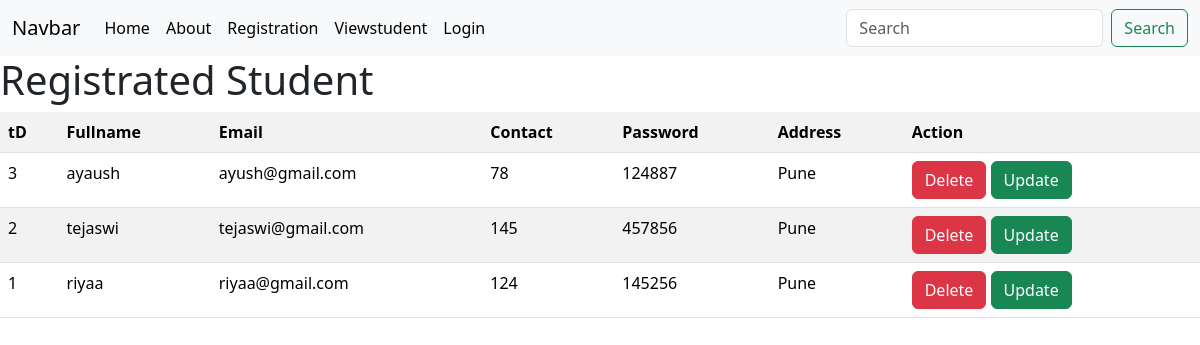
/viewstudent/, run on an earlier commit of the app's database.
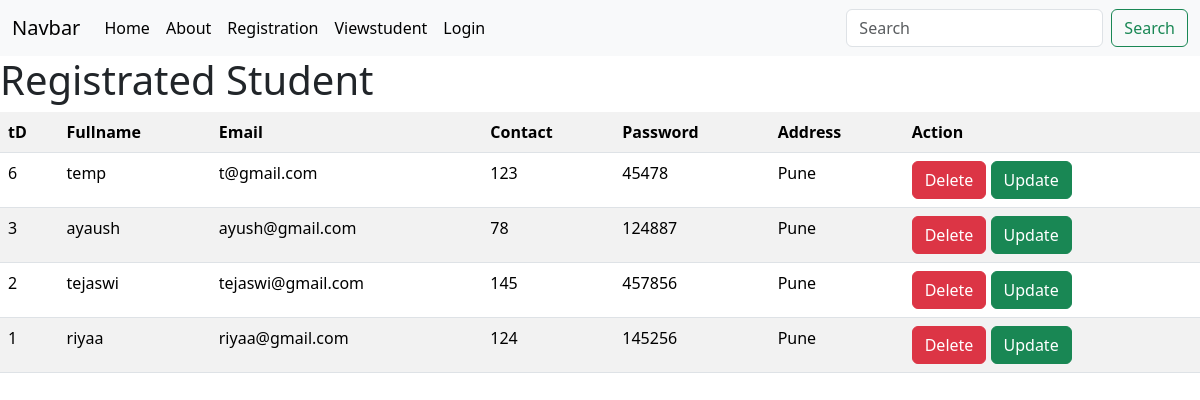
And on a later commit of the database.
### student/models.py (models this page shows)
class reg(models.Model):
    name=models.CharField(max_length=40)
    email=models.CharField(max_length=30)
    password=models.CharField(max_length=15)
    contact=models.CharField(max_length=40)
    address=models.CharField(max_length=100,default='Pune')

### student/views.py (the view)
# urls.py: path('viewstudent/', views.viewstudent, name='viewstudent'),
def viewstudent(request):
    data=reg.objects.all().order_by('-id')
    return render(request,"viewstudent.html",{'data':data})

### templates/viewstudent.html (shortened to what this page needs)
<!DOCTYPE html>
<html lang="en">
<head>
    <link rel="stylesheet" href="https://cdn.jsdelivr.net/npm/bootstrap@5.3.8/dist/css/bootstrap.min.css">
</head>
<body>
    {% include "nav.html" %}
    <h1>Registrated Student</h1>
    <table class="table table-striped">
        <tr>
            <th>tD</th>
            <th>Fullname</th>
            <th>Email</th>
            <th>Contact</th>
            <th>Password</th>
            <th>Address</th>
            <th>Action</th>
        </tr>
        {% for i in data %}
        <tr>
            <td>{{i.id}}</td>
            <td>{{i.name}}</td>
            <td>{{i.email}}</td>
            <td>{{i.password}}</td>
            <td>{{i.contact}}</td>
            <td>{{i.address}}</td>
            <td>
                <a href="/deletestudent/{{i.id}}" class="btn btn-danger">Delete</a>
                <a href="/updatestudent/{{i.id}}" class="btn btn-success">Update</a>
            </td>
        </tr>
        {%endfor%}
    </table>
</body>
</html>

### templates/nav.html (shortened to what this page needs)
<nav class="navbar navbar-expand-lg bg-body-tertiary">
  <div class="container-fluid">
    <a class="navbar-brand" href="#">Navbar</a>
    <div class="collapse navbar-collapse" id="navbarSupportedContent">
      <ul class="navbar-nav me-auto mb-2 mb-lg-0">
        <li class="nav-item">
          <a class="nav-link active" aria-current="page" href="/">Home</a>
        </li>
        <li class="nav-item">
          <a class="nav-link active" aria-current="page" href="/about">About</a>
        </li>
        <li class="nav-item">
          <a class="nav-link active" aria-current="page" href="/reg">Registration</a>
        </li>
        <li class="nav-item">
          <a class="nav-link active" aria-current="page" href="/viewstudent">Viewstudent</a>
        </li>
        <li class="nav-item">
          <a class="nav-link active" aria-current="page" href="/login">Login</a>
        </li>
      </ul>
      <form class="d-flex" role="search">
        <input class="form-control me-2" type="search" placeholder="Search" aria-label="Search"/>
        <button class="btn btn-outline-success" type="submit">Search</button>
      </form>
    </div>
  </div>
</nav>

What changed in the data, as far as the page shows it:
added reg: id "6", name "temp", email "t@gmail.com", password "123", contact "45478", address "Pune"
